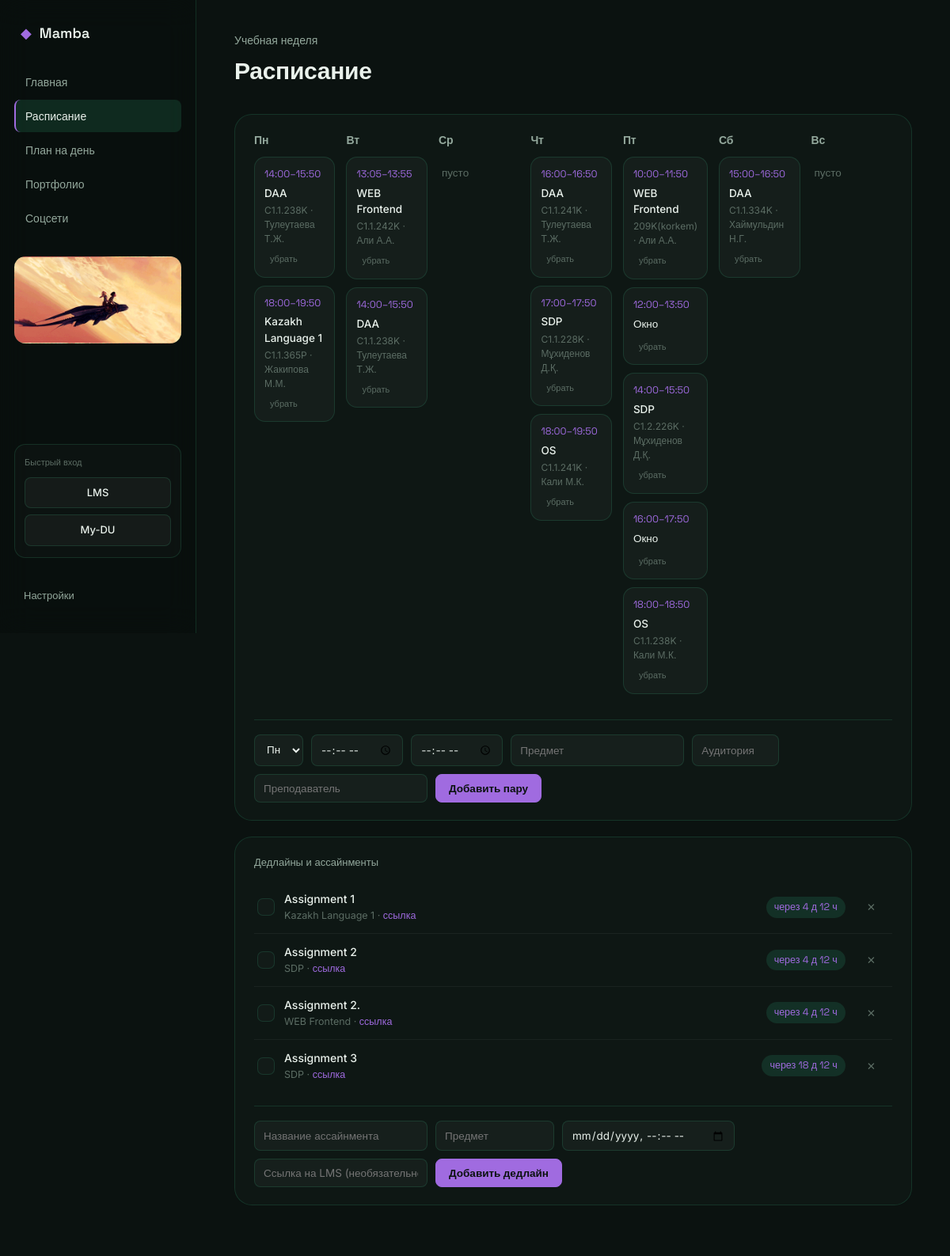
The app's page /schedule with its own data.
### tables this page shows
CREATE TABLE settings (
            key TEXT PRIMARY KEY,
            value TEXT
        );

CREATE TABLE schedule (
            id INTEGER PRIMARY KEY AUTOINCREMENT,
            weekday INTEGER NOT NULL,          -- 0 = Пн ... 6 = Вс
            time_start TEXT NOT NULL,
            time_end TEXT NOT NULL,
            subject TEXT NOT NULL,
            room TEXT DEFAULT '',
            teacher TEXT DEFAULT '',
            kind TEXT DEFAULT ''                -- лекция / практика / лаб и т.д.
        );

CREATE TABLE assignments (
            id INTEGER PRIMARY KEY AUTOINCREMENT,
            title TEXT NOT NULL,
            subject TEXT DEFAULT '',
            deadline TEXT NOT NULL,             -- ISO datetime
            link TEXT DEFAULT '',
            done INTEGER DEFAULT 0
        );

### app.py (the view)
@app.route("/schedule")
def page_schedule():
    settings = get_all_settings()
    db = get_db()
    rows = db.execute(
        "SELECT * FROM schedule ORDER BY weekday ASC, time_start ASC"
    ).fetchall()
    by_day = {i: [] for i in range(7)}
    for r in rows:
        by_day[r["weekday"]].append(row_to_dict(r))
    deadlines = db.execute(
        "SELECT * FROM assignments ORDER BY done ASC, deadline ASC"
    ).fetchall()
    return render_template(
        "schedule.html",
        settings=settings,
        by_day=by_day,
        weekdays=WEEKDAYS,
        deadlines=deadlines,
    )

### app.py (called while the page is built)
def get_db():
    if "db" not in g:
        g.db = sqlite3.connect(DB_PATH)
        g.db.row_factory = sqlite3.Row
        g.db.execute("PRAGMA foreign_keys = ON")
    return g.db

def row_to_dict(row):
    return {k: row[k] for k in row.keys()}

def get_all_settings():
    db = get_db()
    rows = db.execute("SELECT key, value FROM settings").fetchall()
    settings = dict(DEFAULT_SETTINGS)
    for r in rows:
        settings[r["key"]] = r["value"]
    return settings

### templates/schedule.html (shortened to what this page needs)
{% extends "base.html" %}
{% block content %}
<div class="page-head">
  <div class="eyebrow">Учебная неделя</div>
  <h1>Расписание</h1>
</div>
<div class="panel">
  <div class="week-grid">
    {% for i in range(7) %}
    <div class="day-col">
      <h3>{{ weekdays[i] }}</h3>
      {% for p in by_day[i] %}
      <div class="pair-card" data-id="{{ p.id }}">
        <div class="pair-time">{{ p.time_start }}–{{ p.time_end }}</div>
        <div class="pair-subject">{{ p.subject }}</div>
        <div class="pair-meta">{{ p.room }}{% if p.teacher %} · {{ p.teacher }}{% endif %}</div>
        <button class="btn btn-ghost" style="margin-top:6px; padding:2px 6px; font-size:11px;" onclick="deletePair({{ p.id }})">убрать</button>
      </div>
      {% endfor %}
      {% if not by_day[i] %}
      <div class="empty-hint">пусто</div>
      {% endif %}
    </div>
    {% endfor %}
  </div>
  <div class="form-row" style="margin-top:22px; border-top:1px solid var(--panel-border); padding-top:18px;">
    <select id="f-weekday">
      {% for i in range(7) %}<option value="{{ i }}">{{ weekdays[i] }}</option>{% endfor %}
    </select>
    <input type="time" id="f-start" required>
    <input type="time" id="f-end" required>
    <input type="text" id="f-subject" placeholder="Предмет" style="min-width:160px;">
    <input type="text" id="f-room" placeholder="Аудитория" style="width:110px;">
    <input type="text" id="f-teacher" placeholder="Преподаватель" style="min-width:150px;">
    <button class="btn btn-accent" onclick="addPair()">Добавить пару</button>
  </div>
</div>
<div class="panel" style="margin-top:20px;">
  <div class="section-title"><span>Дедлайны и ассайнменты</span></div>
  <div id="deadline-list">
    {% for d in deadlines %}
    <div class="deadline-row" data-id="{{ d.id }}">
      <div style="display:flex; align-items:center; gap:12px;">
        <div class="checkbox {{ 'is-checked' if d.done }}" onclick="toggleAssignment({{ d.id }}, this)"></div>
        <div>
          <div class="deadline-title" style="{{ 'text-decoration:line-through;color:var(--text-faint);' if d.done }}">{{ d.title }}</div>
          <div class="deadline-subject">{{ d.subject }}{% if d.link %} · <a href="{{ d.link }}" target="_blank" rel="noopener" style="color:var(--accent);">ссылка</a>{% endif %}</div>
        </div>
      </div>
      <div style="display:flex; align-items:center; gap:10px;">
        {% if not d.done %}<div class="deadline-countdown" data-countdown="{{ d.deadline }}">—</div>{% endif %}
        <button class="btn btn-ghost" onclick="deleteAssignment({{ d.id }})">✕</button>
      </div>
    </div>
    {% endfor %}
  </div>
  <div class="form-row" style="margin-top:18px; border-top:1px solid var(--panel-border); padding-top:18px;">
    <input type="text" id="a-title" placeholder="Название ассайнмента" style="min-width:200px;">
    <input type="text" id="a-subject" placeholder="Предмет" style="width:150px;">
    <input type="datetime-local" id="a-deadline" required>
    <input type="url" id="a-link" placeholder="Ссылка на LMS (необязательно)" style="min-width:200px;">
    <button class="btn btn-accent" onclick="addAssignment()">Добавить дедлайн</button>
  </div>
</div>
{% endblock %}

### templates/base.html (shortened to what this page needs)
<!DOCTYPE html>
<html lang="ru">
<head>
<link rel="stylesheet" href="{{ url_for('static', filename='css/style.css') }}">
</head>
<body>
<div class="bg-layer" id="bg-layer"
     data-type="{{ settings.background_type }}"
     data-value="{{ settings.background_value }}">
  {% if settings.background_type == 'video' and settings.background_value %}
  <video autoplay muted loop playsinline class="bg-media">
    <source src="{{ settings.background_value }}">
  </video>
  {% elif settings.background_type in ('image', 'gif') and settings.background_value %}
  <img class="bg-media" src="{{ settings.background_value }}" alt="">
  {% endif %}
  <div class="bg-tint"></div>
</div>
<div class="shell">
  <aside class="sidebar">
    <div class="brand">
      <span class="brand-mark">◆</span>
      <span class="brand-name">{{ settings.user_name }}</span>
    </div>
    <nav class="nav">
      <a href="{{ url_for('page_index') }}" class="nav-item {{ 'is-active' if request.path == '/' }}">
        <span>Главная</span>
      </a>
      <a href="{{ url_for('page_schedule') }}" class="nav-item {{ 'is-active' if request.path == '/schedule' }}">
        <span>Расписание</span>
      </a>
      <a href="{{ url_for('page_planner') }}" class="nav-item {{ 'is-active' if request.path == '/planner' }}">
        <span>План на день</span>
      </a>
      <a href="{{ url_for('page_portfolio') }}" class="nav-item {{ 'is-active' if request.path == '/portfolio' }}">
        <span>Портфолио</span>
      </a>
      <a href="{{ url_for('page_social') }}" class="nav-item {{ 'is-active' if request.path == '/social' }}">
        <span>Соцсети</span>
      </a>
    </nav>
    <div class="sidebar-media" onclick="document.getElementById('input-sidebar-media').click()"
         style="{{ ('background-image:url(' ~ settings.sidebar_media ~ ');') if settings.sidebar_media }}">
    </div>
    <div class="quick-links">
      <span class="quick-label">Быстрый вход</span>
      <a href="{{ settings.lms_link }}" target="_blank" rel="noopener" class="quick-btn">LMS</a>
      <a href="{{ settings.mydu_link }}" target="_blank" rel="noopener" class="quick-btn">My-DU</a>
    </div>
    <a href="{{ url_for('page_settings') }}" class="settings-link {{ 'is-active' if request.path == '/settings' }}">Настройки</a>
  </aside>
  <main class="content">
    {% block content %}{% endblock %}
  </main>
</div>
</body>
</html>

### records on screen
settings: user_name "Mamba"
settings: value (picture)
schedule: time_start "14:00", time_end "15:50", subject "DAA", room "C1.1.238K", teacher "Тулеутаева Т.Ж."
schedule: time_start "18:00", time_end "19:50", subject "Kazakh Language 1", room "C1.1.365P", teacher "Жакипова М.М."
schedule: time_start "13:05", time_end "13:55", subject "WEB Frontend", room "C1.1.242K", teacher "Али А.А."
schedule: time_start "14:00", time_end "15:50", subject "DAA", room "C1.1.238K", teacher "Тулеутаева Т.Ж."
schedule: time_start "16:00", time_end "16:50", subject "DAA", room "C1.1.241K", teacher "Тулеутаева Т.Ж."
schedule: time_start "17:00", time_end "17:50", subject "SDP", room "C1.1.228K", teacher "Мұхиденов Д.Қ."
schedule: time_start "18:00", time_end "19:50", subject "OS", room "C1.1.241K", teacher "Кали М.К."
schedule: time_start "10:00", time_end "11:50", subject "WEB Frontend", room "209K(korkem)", teacher "Али А.А."
schedule: time_start "12:00", time_end "13:50", subject "Окно"
schedule: time_start "14:00", time_end "15:50", subject "SDP", room "C1.2.226K", teacher "Мұхиденов Д.Қ."
schedule: time_start "16:00", time_end "17:50", subject "Окно"
schedule: time_start "18:00", time_end "18:50", subject "OS", room "C1.1.238K", teacher "Кали М.К."
schedule: time_start "15:00", time_end "16:50", subject "DAA", room "C1.1.334K", teacher "Хаймульдин Н.Г."
assignments: done 0 (drawn), title "Assignment 1", subject "Kazakh Language 1"
assignments: done 0 (drawn), title "Assignment 2", subject "SDP"
assignments: done 0 (drawn), title "Assignment 2.", subject "WEB Frontend"
assignments: done 0 (drawn), title "Assignment 3", subject "SDP"

### other values on screen
{{ weekdays[i] }} "Пн" "Вт" "Ср" "Чт" "Пт" "Сб" "Вс"
form field value "Пн"
